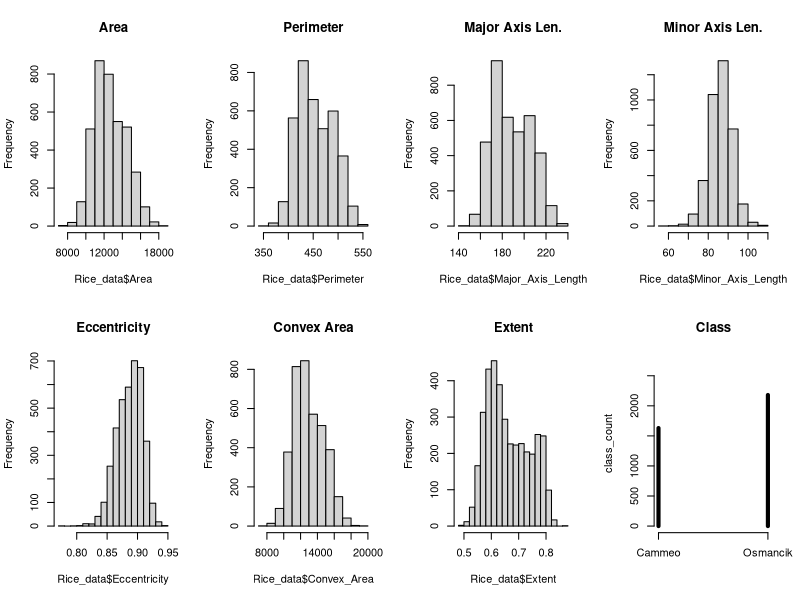
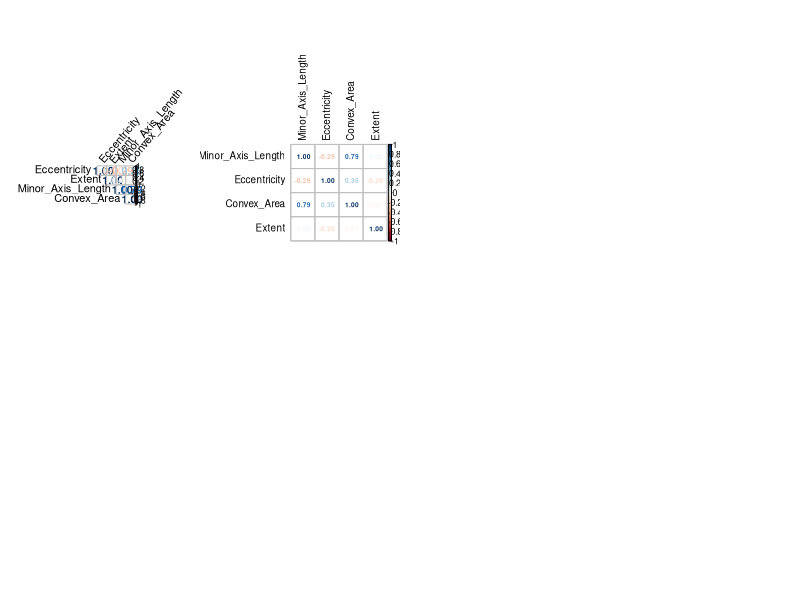
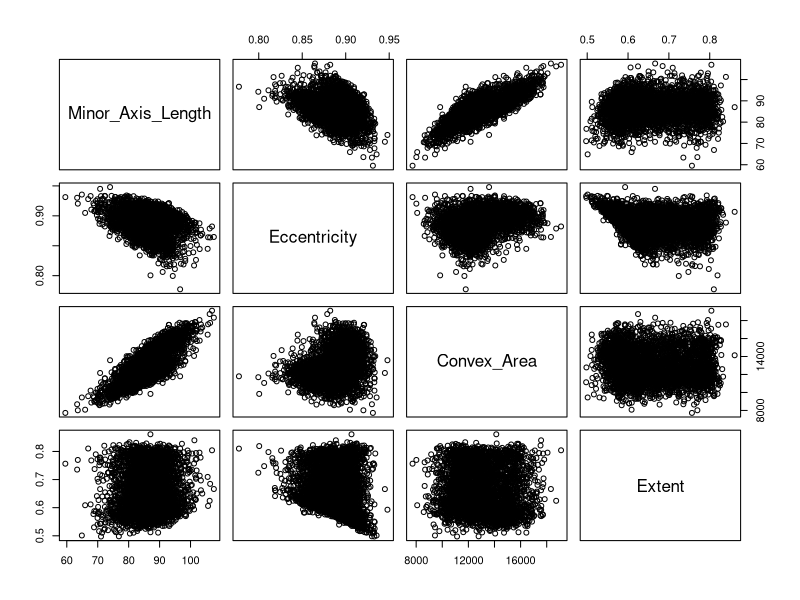
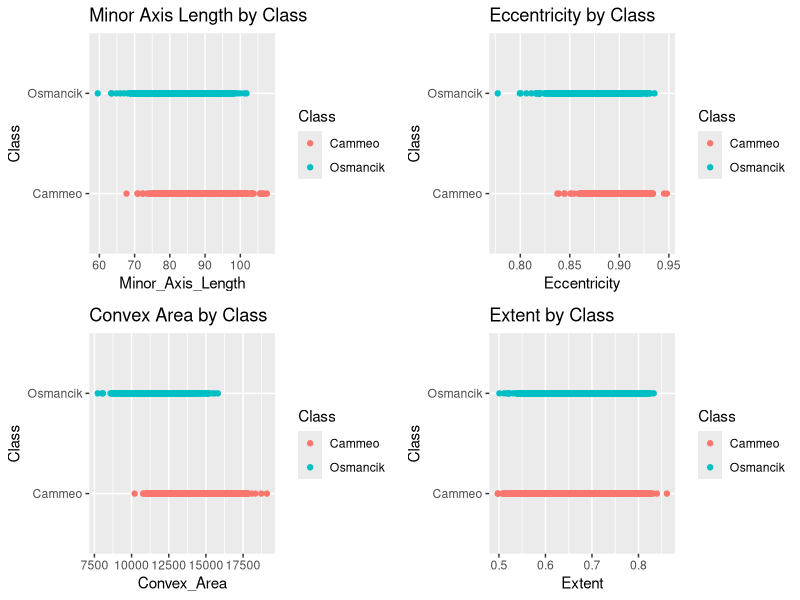

Generate these figures, in order, with R:
## ---- chunk 1
library(fitdistrplus)
library(tidyr)
library(ggplot2)
library(corrplot)
library(gridExtra)
library(viridis)
## ---- chunk 2
Rice_data <- read.csv('Rice_Commeo_Osmancik.csv', header=TRUE)
## ---- chunk 3
head(Rice_data)
## ---- chunk 4
str(Rice_data)
## ---- chunk 5
summary(Rice_data)
## ---- chunk 6
class_count <- table(Rice_data$Class)
class_count
par(mfrow = c(2,4))
hist(Rice_data$Area, main = 'Area')
hist(Rice_data$Perimeter, main = 'Perimeter')
hist(Rice_data$Major_Axis_Length, main = 'Major Axis Len.')
hist(Rice_data$Minor_Axis_Length, main = 'Minor Axis Len.')
hist(Rice_data$Eccentricity, main = 'Eccentricity')
hist(Rice_data$Convex_Area, main = 'Convex Area')
hist(Rice_data$Extent, main = 'Extent')
plot(class_count, ylim=c(0,2750), lwd = 4, main = 'Class')
## ---- chunk 7
Attributes <- cor(as.matrix(Rice_data[, c('Minor_Axis_Length', 'Eccentricity', 'Convex_Area', 'Extent')]))
corrplot(Attributes, type = 'upper', method = 'number', order = 'hclust',
         tl.col = 'black', tl.srt = 50)
## ---- chunk 8
corrplot(Attributes, method = 'number', tl.col = 'black', 
         tl.cex = 0.9, number.cex = 0.6)
## ---- chunk 9
var(Rice_data$Area)
var(Rice_data$Convex_Area)
var(Rice_data$Perimeter)
var(Rice_data$Major_Axis_Length)
## ---- chunk 10
pairs(Rice_data[, c('Minor_Axis_Length', 'Eccentricity', 'Convex_Area', 'Extent')])
## ---- chunk 11
plot2 <- ggplot(Rice_data, 
       aes(y = Class, 
           x = Minor_Axis_Length)) +
  geom_point(aes(colour = Class)) + 
  labs(title = "Minor Axis Length by Class")

plot3 <- ggplot(Rice_data, 
       aes(y = Class, 
           x = Eccentricity)) +
  geom_point(aes(colour = Class)) + 
  labs(title = "Eccentricity by Class")

plot4 <- ggplot(Rice_data, 
       aes(y = Class, 
           x = Convex_Area)) +
  geom_point(aes(colour = Class)) + 
  labs(title = "Convex Area by Class")

plot5 <- ggplot(Rice_data, 
       aes(y = Class, 
           x = Extent)) +
  geom_point(aes(colour = Class)) + 
  labs(title = "Extent by Class")

## ---- chunk 12
grid.arrange(plot2, plot3, plot4, plot5, ncol=2)
